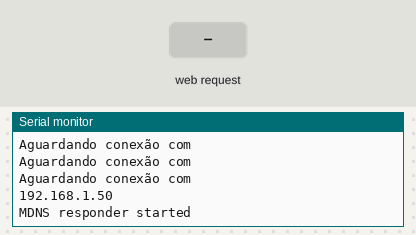
A sketch run on a simulated ESP8266 (NodeMCU). Parts: the last lines printed to the serial monitor. Inputs (shaded band) come from the test bench. WiFi joins after 1.5 s; servers stay silent unless stated.

Above: at 2.7 s.
2.8 s: HTTP request GET /getDeviceInfo received
At 3.8 s:
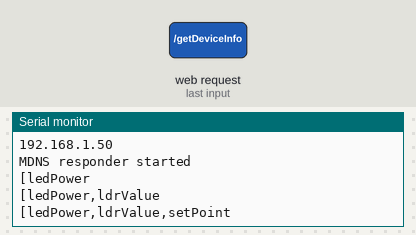
4.3 s: HTTP request GET /sendCmd?cmd=1 received
At 5.0 s:
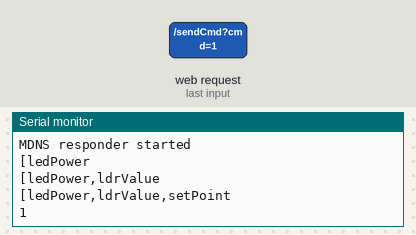

Measured:
- after the input at 2.8 s, the serial monitor: prints a new line at once (image 1)
- after the input at 4.3 s, the serial monitor: prints a new line at once (image 2)

The sketch:

esp.ino
```cpp
#include <ESP8266WiFi.h>
#include <WiFiClient.h>
#include <ESP8266WebServer.h>
#include <ESP8266mDNS.h>
#include <ArduinoJson.h>


#ifndef STASSID
#define STASSID "lucas"
#define STAPSK  "123456789"
#endif

const char* ssid = STASSID;
const char* password = STAPSK;

String getValue(String data, char separator, int index);
void initDevice(const IPAddress& ipAddress);
void handleNotFound();
void getDeviceInfo();
void sendCmd();
void readData();
void handlerGetData();


ESP8266WebServer server(80);

struct Device
{
String nome;
String id;
String manufacturer;
String route;
String dataIn[10];
String dataOut[10];
int dataInSize;
int dataOutSize;
};

struct Device d;


IPAddress ip(192, 168, 43, 10); // where xx is the desired IP Address
IPAddress gateway(192, 168, 43, 1); // set gateway to match your network
IPAddress subnet(255, 255, 255, 0); // set subnet mask to match your network
void setup(void) {
  initDevice(ip);
  Serial.begin(9600);
  WiFi.mode(WIFI_STA);
  WiFi.begin(ssid, password);
  WiFi.config(ip,gateway,subnet);

  // Wait for connection
  while (WiFi.status() != WL_CONNECTED) {
    delay(500);
    String msg = "Aguardando conexão com";
    Serial.println(msg);
  }
  Serial.println(WiFi.localIP());
  if (MDNS.begin("esp8266")) {
    Serial.println("MDNS responder started");
  }

  server.on("/", handleRoot);
  server.on("/sendCmd",sendCmd);
  server.on("/getDeviceInfo", getDeviceInfo);
  server.on("/getData",handlerGetData);


  server.onNotFound(handleNotFound);

  server.begin();
}

void loop(void) {
  server.handleClient();
  MDNS.update();
}

void initDevice(const IPAddress& ipAddress){
  String ip = String(ipAddress[0]) + String(".") +String(ipAddress[1]) + String(".") +String(ipAddress[2]) + String(".") + String(ipAddress[3])  ;
  d.nome = "SmartLume";
  d.id = "1";
  d.manufacturer = "Arduino Device";
  d.route = ip;
  d.dataIn[0] = "setPoint";
  d.dataOut[0] = "ledPower";
  d.dataOut[1] = "ldrValue";
  d.dataOut[2] = "setPoint";
  d.dataInSize = 1;
  d.dataOutSize = 3;
}


void handlerGetData(){
   if (server.hasArg("data")== false){ //Check if body received
            server.send(200, "text/plain", "Body not received");
            return;
  }
  String data = server.arg("data");
  readData(data);

}
void readData(String data){
  int cont =0;
  for (cont = 0; cont < 10; cont++){

    if (Serial.available()) {
      String cmd = Serial.readStringUntil('\n');
      String var = getValue(cmd,':',0);
      String value = getValue(cmd,':',1);
      if(var.equals(data)){
        char floatbuf[32]; // make this at least big enough for the whole string
        value.toCharArray(floatbuf, sizeof(floatbuf));
        double res = atof(floatbuf);
        String msg =(String) res;
        server.send(200, "text/plain", msg);
        return;
      }
    }
  }

  server.send(404, "text/plain", "Data not found!");
}

void handleRoot() {
  server.send(200, "text/plain", "hello from esp8266!");
}

void getDeviceInfo(){

  StaticJsonBuffer<200> jsonBuffer;
  JsonObject& device = jsonBuffer.createObject();

  device["name"] = d.nome;
  device["id"] = d.id;
  device["manufacturer"] = d.manufacturer;
  device["route"] = d.route;

  int i =0;
  String arrIn = "[";
  for( i=0; i < d.dataInSize; i++){
    String data = d.dataIn[i];
    if (i>0){
      arrIn+=",";
    }
    arrIn+=data;
  }
  arrIn+="]";

  String arrOut = "[";
  for( i=0; i < d.dataOutSize; i++){
    String data = d.dataOut[i];
    if (i>0){
      arrOut+=",";
    }
    arrOut+=data;
    Serial.println(arrOut);

  }
  arrOut+="]";


  device["dataIn"] = arrIn;
  device["dataOut"] = arrOut;

  String jsonChar;
  device.printTo(jsonChar);
  server.send(200, "application/json", jsonChar);

}

void handleNotFound() {
  server.send(404, "text/plain", "Page not found!");
}

void sendCmd(){
  if (server.hasArg("cmd")== false){ //Check if body received
            server.send(200, "text/plain", "Body not received");
            return;
      }
  String cmd = server.arg("cmd");
  Serial.println(cmd);
  server.send(200, "text/plain", "OK");
}

String getValue(String data, char separator, int index)
{
    int found = 0;
    int strIndex[] = { 0, -1 };
    int maxIndex = data.length() - 1;

    for (int i = 0; i <= maxIndex && found <= index; i++) {
        if (data.charAt(i) == separator || i == maxIndex) {
            found++;
            strIndex[0] = strIndex[1] + 1;
            strIndex[1] = (i == maxIndex) ? i+1 : i;
        }
    }
    return found > index ? data.substring(strIndex[0], strIndex[1]) : "";
}
```
